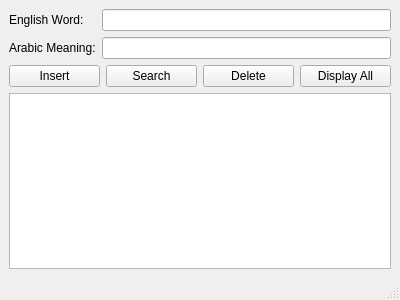
<?xml version="1.0" encoding="UTF-8"?>
<ui version="4.0">
 <class>MainWindow</class>
 <widget class="QMainWindow" name="MainWindow">
  <property name="geometry">
   <rect>
    <x>0</x>
    <y>0</y>
    <width>400</width>
    <height>300</height>
   </rect>
  </property>
  <property name="windowTitle">
   <string>Dictionary</string>
  </property>
  <widget class="QWidget" name="centralwidget">
   <layout class="QVBoxLayout" name="verticalLayout">
    <item>
     <layout class="QFormLayout" name="formLayout">
      <item row="0" column="0">
       <widget class="QLabel" name="label">
        <property name="text">
         <string>English Word:</string>
        </property>
       </widget>
      </item>
      <item row="0" column="1">
       <widget class="QLineEdit" name="wordLineEdit"/>
      </item>
      <item row="1" column="0">
       <widget class="QLabel" name="label_2">
        <property name="text">
         <string>Arabic Meaning:</string>
        </property>
       </widget>
      </item>
      <item row="1" column="1">
       <widget class="QLineEdit" name="meaningLineEdit"/>
      </item>
     </layout>
    </item>
    <item>
     <layout class="QHBoxLayout" name="horizontalLayout">
      <item>
       <widget class="QPushButton" name="insertButton">
        <property name="text">
         <string>Insert</string>
        </property>
       </widget>
      </item>
      <item>
       <widget class="QPushButton" name="searchButton">
        <property name="text">
         <string>Search</string>
        </property>
       </widget>
      </item>
      <item>
       <widget class="QPushButton" name="deleteButton">
        <property name="text">
         <string>Delete</string>
        </property>
       </widget>
      </item>
      <item>
       <widget class="QPushButton" name="displayButton">
        <property name="text">
         <string>Display All</string>
        </property>
       </widget>
      </item>
     </layout>
    </item>
    <item>
     <widget class="QTextEdit" name="displayTextEdit">
      <property name="readOnly">
       <bool>true</bool>
      </property>
     </widget>
    </item>
   </layout>
  </widget>
  <widget class="QMenuBar" name="menubar">
   <property name="geometry">
    <rect>
     <x>0</x>
     <y>0</y>
     <width>400</width>
     <height>21</height>
    </rect>
   </property>
  </widget>
  <widget class="QStatusBar" name="statusbar"/>
 </widget>
 <resources/>
 <connections/>
</ui>
